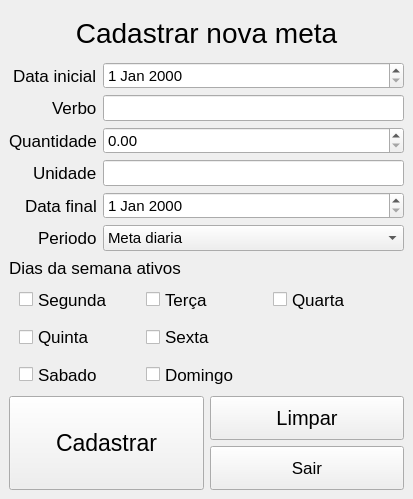
<?xml version="1.0" encoding="UTF-8"?>
<ui version="4.0">
 <class>MainWindow</class>
 <widget class="QMainWindow" name="MainWindow">
  <property name="geometry">
   <rect>
    <x>0</x>
    <y>0</y>
    <width>413</width>
    <height>499</height>
   </rect>
  </property>
  <property name="windowTitle">
   <string>MainWindow</string>
  </property>
  <widget class="QWidget" name="centralwidget">
   <layout class="QVBoxLayout" name="verticalLayout_4" stretch="2,14,4">
    <item>
     <widget class="QLabel" name="label">
      <property name="font">
       <font>
        <pointsize>21</pointsize>
       </font>
      </property>
      <property name="layoutDirection">
       <enum>Qt::RightToLeft</enum>
      </property>
      <property name="text">
       <string>Cadastrar nova meta</string>
      </property>
      <property name="alignment">
       <set>Qt::AlignCenter</set>
      </property>
     </widget>
    </item>
    <item>
     <layout class="QVBoxLayout" name="verticalLayout_3" stretch="1,1">
      <item>
       <layout class="QFormLayout" name="formLayout">
        <property name="labelAlignment">
         <set>Qt::AlignRight|Qt::AlignTrailing|Qt::AlignVCenter</set>
        </property>
        <item row="0" column="0">
         <widget class="QLabel" name="label_2">
          <property name="font">
           <font>
            <pointsize>13</pointsize>
           </font>
          </property>
          <property name="text">
           <string>Data inicial</string>
          </property>
         </widget>
        </item>
        <item row="0" column="1">
         <widget class="QDateEdit" name="date_dt_inicial">
          <property name="font">
           <font>
            <pointsize>11</pointsize>
           </font>
          </property>
         </widget>
        </item>
        <item row="1" column="0">
         <widget class="QLabel" name="label_3">
          <property name="font">
           <font>
            <pointsize>13</pointsize>
           </font>
          </property>
          <property name="text">
           <string>Verbo</string>
          </property>
         </widget>
        </item>
        <item row="1" column="1">
         <widget class="QLineEdit" name="txt_verbo">
          <property name="font">
           <font>
            <pointsize>11</pointsize>
           </font>
          </property>
         </widget>
        </item>
        <item row="2" column="0">
         <widget class="QLabel" name="label_4">
          <property name="font">
           <font>
            <pointsize>13</pointsize>
           </font>
          </property>
          <property name="text">
           <string>Quantidade</string>
          </property>
         </widget>
        </item>
        <item row="2" column="1">
         <widget class="QDoubleSpinBox" name="double_quantidade">
          <property name="font">
           <font>
            <pointsize>11</pointsize>
           </font>
          </property>
         </widget>
        </item>
        <item row="3" column="0">
         <widget class="QLabel" name="label_5">
          <property name="font">
           <font>
            <pointsize>13</pointsize>
           </font>
          </property>
          <property name="text">
           <string>Unidade</string>
          </property>
         </widget>
        </item>
        <item row="3" column="1">
         <widget class="QLineEdit" name="txt_unidade">
          <property name="font">
           <font>
            <pointsize>11</pointsize>
           </font>
          </property>
         </widget>
        </item>
        <item row="4" column="0">
         <widget class="QLabel" name="label_6">
          <property name="font">
           <font>
            <pointsize>13</pointsize>
           </font>
          </property>
          <property name="text">
           <string>Data final</string>
          </property>
         </widget>
        </item>
        <item row="4" column="1">
         <widget class="QDateEdit" name="date_dt_final">
          <property name="font">
           <font>
            <pointsize>11</pointsize>
           </font>
          </property>
         </widget>
        </item>
        <item row="5" column="0">
         <widget class="QLabel" name="label_7">
          <property name="font">
           <font>
            <pointsize>13</pointsize>
           </font>
          </property>
          <property name="text">
           <string>Periodo</string>
          </property>
         </widget>
        </item>
        <item row="5" column="1">
         <widget class="QComboBox" name="combo_periodo">
          <property name="font">
           <font>
            <pointsize>11</pointsize>
           </font>
          </property>
          <item>
           <property name="text">
            <string>Meta diaria</string>
           </property>
          </item>
          <item>
           <property name="text">
            <string>Meta semanal</string>
           </property>
          </item>
         </widget>
        </item>
       </layout>
      </item>
      <item>
       <layout class="QVBoxLayout" name="verticalLayout" stretch="1,5">
        <item>
         <widget class="QLabel" name="label_8">
          <property name="font">
           <font>
            <pointsize>13</pointsize>
           </font>
          </property>
          <property name="text">
           <string>Dias da semana ativos</string>
          </property>
         </widget>
        </item>
        <item>
         <layout class="QGridLayout" name="gridLayout">
          <property name="leftMargin">
           <number>10</number>
          </property>
          <property name="rightMargin">
           <number>10</number>
          </property>
          <item row="1" column="0">
           <widget class="QCheckBox" name="check_quinta">
            <property name="sizePolicy">
             <sizepolicy hsizetype="Minimum" vsizetype="Minimum">
              <horstretch>0</horstretch>
              <verstretch>0</verstretch>
             </sizepolicy>
            </property>
            <property name="font">
             <font>
              <pointsize>13</pointsize>
             </font>
            </property>
            <property name="text">
             <string>Quinta</string>
            </property>
           </widget>
          </item>
          <item row="0" column="2">
           <widget class="QCheckBox" name="check_quarta">
            <property name="sizePolicy">
             <sizepolicy hsizetype="Minimum" vsizetype="Minimum">
              <horstretch>0</horstretch>
              <verstretch>0</verstretch>
             </sizepolicy>
            </property>
            <property name="font">
             <font>
              <pointsize>13</pointsize>
             </font>
            </property>
            <property name="text">
             <string>Quarta</string>
            </property>
           </widget>
          </item>
          <item row="2" column="1">
           <widget class="QCheckBox" name="check_domingo">
            <property name="sizePolicy">
             <sizepolicy hsizetype="Minimum" vsizetype="Minimum">
              <horstretch>0</horstretch>
              <verstretch>0</verstretch>
             </sizepolicy>
            </property>
            <property name="font">
             <font>
              <pointsize>13</pointsize>
             </font>
            </property>
            <property name="text">
             <string>Domingo</string>
            </property>
           </widget>
          </item>
          <item row="2" column="0">
           <widget class="QCheckBox" name="check_sabado">
            <property name="sizePolicy">
             <sizepolicy hsizetype="Minimum" vsizetype="Minimum">
              <horstretch>0</horstretch>
              <verstretch>0</verstretch>
             </sizepolicy>
            </property>
            <property name="font">
             <font>
              <pointsize>13</pointsize>
             </font>
            </property>
            <property name="text">
             <string>Sabado</string>
            </property>
           </widget>
          </item>
          <item row="0" column="0">
           <widget class="QCheckBox" name="check_segunda">
            <property name="sizePolicy">
             <sizepolicy hsizetype="Minimum" vsizetype="Minimum">
              <horstretch>0</horstretch>
              <verstretch>0</verstretch>
             </sizepolicy>
            </property>
            <property name="font">
             <font>
              <pointsize>13</pointsize>
             </font>
            </property>
            <property name="text">
             <string>Segunda</string>
            </property>
           </widget>
          </item>
          <item row="1" column="1">
           <widget class="QCheckBox" name="check_sexta">
            <property name="sizePolicy">
             <sizepolicy hsizetype="Minimum" vsizetype="Minimum">
              <horstretch>0</horstretch>
              <verstretch>0</verstretch>
             </sizepolicy>
            </property>
            <property name="font">
             <font>
              <pointsize>13</pointsize>
             </font>
            </property>
            <property name="text">
             <string>Sexta</string>
            </property>
           </widget>
          </item>
          <item row="0" column="1">
           <widget class="QCheckBox" name="check_terca">
            <property name="sizePolicy">
             <sizepolicy hsizetype="Minimum" vsizetype="Minimum">
              <horstretch>0</horstretch>
              <verstretch>0</verstretch>
             </sizepolicy>
            </property>
            <property name="font">
             <font>
              <pointsize>13</pointsize>
             </font>
            </property>
            <property name="text">
             <string>Terça</string>
            </property>
           </widget>
          </item>
         </layout>
        </item>
       </layout>
      </item>
     </layout>
    </item>
    <item>
     <layout class="QHBoxLayout" name="horizontalLayout">
      <item>
       <widget class="QPushButton" name="btn_cadastrar">
        <property name="sizePolicy">
         <sizepolicy hsizetype="Minimum" vsizetype="Minimum">
          <horstretch>0</horstretch>
          <verstretch>0</verstretch>
         </sizepolicy>
        </property>
        <property name="font">
         <font>
          <pointsize>17</pointsize>
         </font>
        </property>
        <property name="text">
         <string>Cadastrar</string>
        </property>
       </widget>
      </item>
      <item>
       <layout class="QVBoxLayout" name="verticalLayout_2">
        <item>
         <widget class="QPushButton" name="btn_limpar">
          <property name="sizePolicy">
           <sizepolicy hsizetype="Minimum" vsizetype="Minimum">
            <horstretch>0</horstretch>
            <verstretch>0</verstretch>
           </sizepolicy>
          </property>
          <property name="font">
           <font>
            <pointsize>15</pointsize>
           </font>
          </property>
          <property name="text">
           <string>Limpar</string>
          </property>
         </widget>
        </item>
        <item>
         <widget class="QPushButton" name="btn_sair">
          <property name="sizePolicy">
           <sizepolicy hsizetype="Minimum" vsizetype="Minimum">
            <horstretch>0</horstretch>
            <verstretch>0</verstretch>
           </sizepolicy>
          </property>
          <property name="font">
           <font>
            <pointsize>13</pointsize>
           </font>
          </property>
          <property name="text">
           <string>Sair</string>
          </property>
         </widget>
        </item>
       </layout>
      </item>
     </layout>
    </item>
   </layout>
  </widget>
 </widget>
 <resources/>
 <connections/>
</ui>
